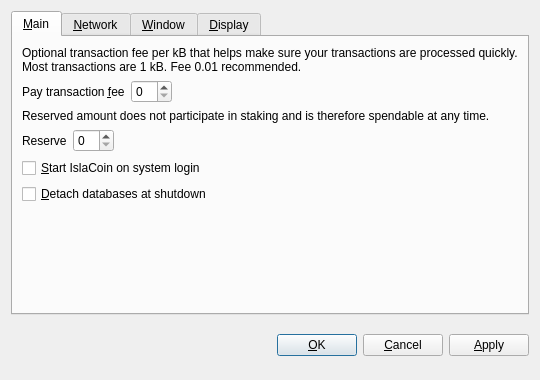
<?xml version="1.0" encoding="UTF-8"?>
<ui version="4.0">
 <class>OptionsDialog</class>
 <widget class="QDialog" name="OptionsDialog">
  <property name="geometry">
   <rect>
    <x>0</x>
    <y>0</y>
    <width>540</width>
    <height>380</height>
   </rect>
  </property>
  <property name="windowTitle">
   <string>Options</string>
  </property>
  <property name="modal">
   <bool>true</bool>
  </property>
  <layout class="QVBoxLayout" name="verticalLayout">
   <item>
    <widget class="QTabWidget" name="tabWidget">
     <property name="tabPosition">
      <enum>QTabWidget::North</enum>
     </property>
     <property name="currentIndex">
      <number>0</number>
     </property>
     <widget class="QWidget" name="tabMain">
      <attribute name="title">
       <string>&amp;Main</string>
      </attribute>
      <layout class="QVBoxLayout" name="verticalLayout_Main">
       <item>
        <widget class="QLabel" name="transactionFeeInfoLabel">
         <property name="text">
          <string>Optional transaction fee per kB that helps make sure your transactions are processed quickly. Most transactions are 1 kB. Fee 0.01 recommended.</string>
         </property>
         <property name="textFormat">
          <enum>Qt::PlainText</enum>
         </property>
         <property name="wordWrap">
          <bool>true</bool>
         </property>
        </widget>
       </item>
       <item>
        <layout class="QHBoxLayout" name="horizontalLayoutFee">
         <item>
          <widget class="QLabel" name="transactionFeeLabel">
           <property name="text">
            <string>Pay transaction &amp;fee</string>
           </property>
           <property name="textFormat">
            <enum>Qt::PlainText</enum>
           </property>
           <property name="buddy">
            <cstring>transactionFee</cstring>
           </property>
          </widget>
         </item>
         <item>
          <widget class="BitcoinAmountField" name="transactionFee"/>
         </item>
         <item>
          <spacer name="horizontalSpacerFee">
           <property name="orientation">
            <enum>Qt::Horizontal</enum>
           </property>
           <property name="sizeHint" stdset="0">
            <size>
             <width>40</width>
             <height>20</height>
            </size>
           </property>
          </spacer>
         </item>
        </layout>
       </item>
       <item>
        <widget class="QLabel" name="reserveBalanceInfoLabel">
         <property name="text">
          <string>Reserved amount does not participate in staking and is therefore spendable at any time.</string>
         </property>
         <property name="textFormat">
          <enum>Qt::PlainText</enum>
         </property>
         <property name="wordWrap">
          <bool>true</bool>
         </property>
        </widget>
       </item>
       <item>
        <layout class="QHBoxLayout" name="horizontalLayoutReserveBalance">
         <item>
          <widget class="QLabel" name="reserveBalanceLabel">
           <property name="text">
            <string>Reserve</string>
           </property>
           <property name="textFormat">
            <enum>Qt::PlainText</enum>
           </property>
           <property name="buddy">
            <cstring>reserveBalance</cstring>
           </property>
          </widget>
         </item>
         <item>
          <widget class="BitcoinAmountField" name="reserveBalance"/>
         </item>
         <item>
          <spacer name="horizontalSpacerReserveBalance">
           <property name="orientation">
            <enum>Qt::Horizontal</enum>
           </property>
           <property name="sizeHint" stdset="0">
            <size>
             <width>40</width>
             <height>20</height>
            </size>
           </property>
          </spacer>
         </item>
        </layout>
       </item>
       <item>
        <widget class="QCheckBox" name="bitcoinAtStartup">
         <property name="toolTip">
          <string>Automatically start IslaCoin after logging in to the system.</string>
         </property>
         <property name="text">
          <string>&amp;Start IslaCoin on system login</string>
         </property>
        </widget>
       </item>
       <item>
        <widget class="QCheckBox" name="detachDatabases">
         <property name="toolTip">
          <string>Detach block and address databases at shutdown. This means they can be moved to another data directory, but it slows down shutdown. The wallet is always detached.</string>
         </property>
         <property name="text">
          <string>&amp;Detach databases at shutdown</string>
         </property>
        </widget>
       </item>
       <item>
        <spacer name="verticalSpacer_Main">
         <property name="orientation">
          <enum>Qt::Vertical</enum>
         </property>
         <property name="sizeHint" stdset="0">
          <size>
           <width>20</width>
           <height>40</height>
          </size>
         </property>
        </spacer>
       </item>
      </layout>
     </widget>
     <widget class="QWidget" name="tabNetwork">
      <attribute name="title">
       <string>&amp;Network</string>
      </attribute>
      <layout class="QVBoxLayout" name="verticalLayout_Network">
       <item>
        <widget class="QCheckBox" name="mapPortUpnp">
         <property name="toolTip">
          <string>Automatically open the IslaCoin client port on the router. This only works when your router supports UPnP and it is enabled.</string>
         </property>
         <property name="text">
          <string>Map port using &amp;UPnP</string>
         </property>
        </widget>
       </item>
       <item>
        <widget class="QCheckBox" name="connectSocks">
         <property name="toolTip">
          <string>Connect to the IslaCoin network through a SOCKS proxy (e.g. when connecting through Tor).</string>
         </property>
         <property name="text">
          <string>&amp;Connect through SOCKS proxy:</string>
         </property>
        </widget>
       </item>
       <item>
        <layout class="QHBoxLayout" name="horizontalLayout_Network">
         <item>
          <widget class="QLabel" name="proxyIpLabel">
           <property name="text">
            <string>Proxy &amp;IP:</string>
           </property>
           <property name="textFormat">
            <enum>Qt::PlainText</enum>
           </property>
           <property name="buddy">
            <cstring>proxyIp</cstring>
           </property>
          </widget>
         </item>
         <item>
          <widget class="QValidatedLineEdit" name="proxyIp">
           <property name="maximumSize">
            <size>
             <width>140</width>
             <height>16777215</height>
            </size>
           </property>
           <property name="toolTip">
            <string>IP address of the proxy (e.g. 127.0.0.1)</string>
           </property>
          </widget>
         </item>
         <item>
          <widget class="QLabel" name="proxyPortLabel">
           <property name="text">
            <string>&amp;Port:</string>
           </property>
           <property name="textFormat">
            <enum>Qt::PlainText</enum>
           </property>
           <property name="buddy">
            <cstring>proxyPort</cstring>
           </property>
          </widget>
         </item>
         <item>
          <widget class="QLineEdit" name="proxyPort">
           <property name="maximumSize">
            <size>
             <width>55</width>
             <height>16777215</height>
            </size>
           </property>
           <property name="toolTip">
            <string>Port of the proxy (e.g. 9050)</string>
           </property>
          </widget>
         </item>
         <item>
          <widget class="QLabel" name="socksVersionLabel">
           <property name="text">
            <string>SOCKS &amp;Version:</string>
           </property>
           <property name="textFormat">
            <enum>Qt::PlainText</enum>
           </property>
           <property name="buddy">
            <cstring>socksVersion</cstring>
           </property>
          </widget>
         </item>
         <item>
          <widget class="QValueComboBox" name="socksVersion">
           <property name="toolTip">
            <string>SOCKS version of the proxy (e.g. 5)</string>
           </property>
          </widget>
         </item>
         <item>
          <spacer name="horizontalSpacer_Network">
           <property name="orientation">
            <enum>Qt::Horizontal</enum>
           </property>
           <property name="sizeHint" stdset="0">
            <size>
             <width>40</width>
             <height>20</height>
            </size>
           </property>
          </spacer>
         </item>
        </layout>
       </item>
       <item>
        <spacer name="verticalSpacer_Network">
         <property name="orientation">
          <enum>Qt::Vertical</enum>
         </property>
         <property name="sizeHint" stdset="0">
          <size>
           <width>20</width>
           <height>40</height>
          </size>
         </property>
        </spacer>
       </item>
      </layout>
     </widget>
     <widget class="QWidget" name="tabWindow">
      <attribute name="title">
       <string>&amp;Window</string>
      </attribute>
      <layout class="QVBoxLayout" name="verticalLayout_Window">
       <item>
        <widget class="QCheckBox" name="minimizeToTray">
         <property name="toolTip">
          <string>Show only a tray icon after minimizing the window.</string>
         </property>
         <property name="text">
          <string>&amp;Minimize to the tray instead of the taskbar</string>
         </property>
        </widget>
       </item>
       <item>
        <widget class="QCheckBox" name="minimizeOnClose">
         <property name="toolTip">
          <string>Minimize instead of exit the application when the window is closed. When this option is enabled, the application will be closed only after selecting Quit in the menu.</string>
         </property>
         <property name="text">
          <string>M&amp;inimize on close</string>
         </property>
        </widget>
       </item>
       <item>
        <spacer name="verticalSpacer_Window">
         <property name="orientation">
          <enum>Qt::Vertical</enum>
         </property>
         <property name="sizeHint" stdset="0">
          <size>
           <width>20</width>
           <height>40</height>
          </size>
         </property>
        </spacer>
       </item>
      </layout>
     </widget>
     <widget class="QWidget" name="tabDisplay">
      <attribute name="title">
       <string>&amp;Display</string>
      </attribute>
      <layout class="QVBoxLayout" name="verticalLayout_Display">
       <item>
        <layout class="QHBoxLayout" name="horizontalLayout_1_Display">
         <item>
          <widget class="QLabel" name="langLabel">
           <property name="text">
            <string>User Interface &amp;language:</string>
           </property>
           <property name="textFormat">
            <enum>Qt::PlainText</enum>
           </property>
           <property name="buddy">
            <cstring>lang</cstring>
           </property>
          </widget>
         </item>
         <item>
          <widget class="QValueComboBox" name="lang">
           <property name="toolTip">
            <string>The user interface language can be set here. This setting will take effect after restarting IslaCoin.</string>
           </property>
          </widget>
         </item>
        </layout>
       </item>
       <item>
        <layout class="QHBoxLayout" name="horizontalLayout_2_Display">
         <item>
          <widget class="QLabel" name="unitLabel">
           <property name="text">
            <string>&amp;Unit to show amounts in:</string>
           </property>
           <property name="textFormat">
            <enum>Qt::PlainText</enum>
           </property>
           <property name="buddy">
            <cstring>unit</cstring>
           </property>
          </widget>
         </item>
         <item>
          <widget class="QValueComboBox" name="unit">
           <property name="toolTip">
            <string>Choose the default subdivision unit to show in the interface and when sending coins.</string>
           </property>
          </widget>
         </item>
        </layout>
       </item>
       <item>
        <widget class="QCheckBox" name="displayAddresses">
         <property name="toolTip">
          <string>Whether to show IslaCoin addresses in the transaction list or not.</string>
         </property>
         <property name="text">
          <string>&amp;Display addresses in transaction list</string>
         </property>
        </widget>
       </item>
       <item>
        <widget class="QCheckBox" name="coinControlFeatures">
         <property name="toolTip">
          <string>Whether to show coin control features or not.</string>
         </property>
         <property name="text">
          <string>Display coin &amp;control features (experts only!)</string>
         </property>
        </widget>
       </item>
       <item>
        <spacer name="verticalSpacer_Display">
         <property name="orientation">
          <enum>Qt::Vertical</enum>
         </property>
         <property name="sizeHint" stdset="0">
          <size>
           <width>20</width>
           <height>40</height>
          </size>
         </property>
        </spacer>
       </item>
      </layout>
     </widget>
    </widget>
   </item>
   <item>
    <layout class="QHBoxLayout" name="horizontalLayout_Buttons">
     <item>
      <spacer name="horizontalSpacer_1">
       <property name="orientation">
        <enum>Qt::Horizontal</enum>
       </property>
       <property name="sizeHint" stdset="0">
        <size>
         <width>40</width>
         <height>48</height>
        </size>
       </property>
      </spacer>
     </item>
     <item>
      <widget class="QLabel" name="statusLabel">
       <property name="font">
        <font>
         <weight>75</weight>
         <bold>true</bold>
        </font>
       </property>
       <property name="text">
        <string/>
       </property>
       <property name="textFormat">
        <enum>Qt::PlainText</enum>
       </property>
       <property name="wordWrap">
        <bool>true</bool>
       </property>
      </widget>
     </item>
     <item>
      <spacer name="horizontalSpacer_2">
       <property name="orientation">
        <enum>Qt::Horizontal</enum>
       </property>
       <property name="sizeHint" stdset="0">
        <size>
         <width>40</width>
         <height>48</height>
        </size>
       </property>
      </spacer>
     </item>
     <item>
      <widget class="QPushButton" name="okButton">
       <property name="text">
        <string>&amp;OK</string>
       </property>
      </widget>
     </item>
     <item>
      <widget class="QPushButton" name="cancelButton">
       <property name="text">
        <string>&amp;Cancel</string>
       </property>
       <property name="autoDefault">
        <bool>false</bool>
       </property>
      </widget>
     </item>
     <item>
      <widget class="QPushButton" name="applyButton">
       <property name="text">
        <string>&amp;Apply</string>
       </property>
       <property name="autoDefault">
        <bool>false</bool>
       </property>
      </widget>
     </item>
    </layout>
   </item>
  </layout>
 </widget>
 <customwidgets>
  <customwidget>
   <class>BitcoinAmountField</class>
   <extends>QSpinBox</extends>
   <header>bitcoinamountfield.h</header>
  </customwidget>
  <customwidget>
   <class>QValueComboBox</class>
   <extends>QComboBox</extends>
   <header>qvaluecombobox.h</header>
  </customwidget>
  <customwidget>
   <class>QValidatedLineEdit</class>
   <extends>QLineEdit</extends>
   <header>qvalidatedlineedit.h</header>
  </customwidget>
 </customwidgets>
 <resources/>
 <connections/>
</ui>
